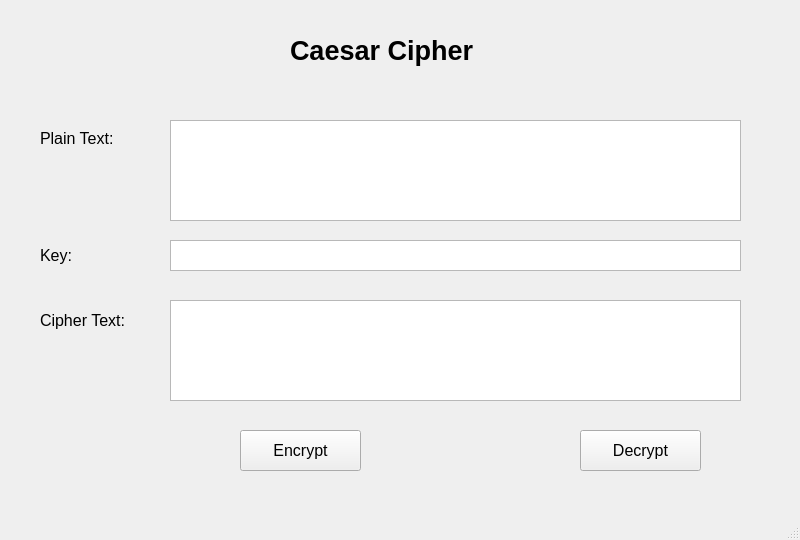
<?xml version="1.0" encoding="UTF-8"?>
<ui version="4.0">
 <class>MainWindow</class>
 <widget class="QMainWindow" name="MainWindow">
  <property name="geometry">
   <rect>
    <x>0</x>
    <y>0</y>
    <width>800</width>
    <height>540</height>
   </rect>
  </property>
  <property name="windowTitle">
   <string>MainWindow</string>
  </property>
  <widget class="QWidget" name="centralwidget">
   <widget class="QLabel" name="label">
    <property name="geometry">
     <rect>
      <x>290</x>
      <y>10</y>
      <width>241</width>
      <height>81</height>
     </rect>
    </property>
    <property name="font">
     <font>
      <pointsize>20</pointsize>
      <weight>75</weight>
      <bold>true</bold>
     </font>
    </property>
    <property name="text">
     <string>Caesar Cipher</string>
    </property>
   </widget>
   <widget class="QLabel" name="label_2">
    <property name="geometry">
     <rect>
      <x>40</x>
      <y>130</y>
      <width>101</width>
      <height>16</height>
     </rect>
    </property>
    <property name="font">
     <font>
      <pointsize>12</pointsize>
     </font>
    </property>
    <property name="text">
     <string>Plain Text:</string>
    </property>
   </widget>
   <widget class="QLabel" name="label_3">
    <property name="geometry">
     <rect>
      <x>40</x>
      <y>240</y>
      <width>101</width>
      <height>31</height>
     </rect>
    </property>
    <property name="font">
     <font>
      <pointsize>12</pointsize>
     </font>
    </property>
    <property name="text">
     <string>Key:</string>
    </property>
   </widget>
   <widget class="QLabel" name="label_4">
    <property name="geometry">
     <rect>
      <x>40</x>
      <y>300</y>
      <width>121</width>
      <height>41</height>
     </rect>
    </property>
    <property name="font">
     <font>
      <pointsize>12</pointsize>
     </font>
    </property>
    <property name="text">
     <string>Cipher Text:</string>
    </property>
   </widget>
   <widget class="QPlainTextEdit" name="plainTextEdit">
    <property name="geometry">
     <rect>
      <x>170</x>
      <y>120</y>
      <width>571</width>
      <height>101</height>
     </rect>
    </property>
    <property name="font">
     <font>
      <pointsize>12</pointsize>
     </font>
    </property>
   </widget>
   <widget class="QPlainTextEdit" name="plainTextEdit_2">
    <property name="geometry">
     <rect>
      <x>170</x>
      <y>240</y>
      <width>571</width>
      <height>31</height>
     </rect>
    </property>
    <property name="font">
     <font>
      <pointsize>12</pointsize>
     </font>
    </property>
   </widget>
   <widget class="QPlainTextEdit" name="plainTextEdit_3">
    <property name="geometry">
     <rect>
      <x>170</x>
      <y>300</y>
      <width>571</width>
      <height>101</height>
     </rect>
    </property>
    <property name="font">
     <font>
      <pointsize>12</pointsize>
     </font>
    </property>
   </widget>
   <widget class="QPushButton" name="pushButton">
    <property name="geometry">
     <rect>
      <x>240</x>
      <y>430</y>
      <width>121</width>
      <height>41</height>
     </rect>
    </property>
    <property name="font">
     <font>
      <pointsize>12</pointsize>
     </font>
    </property>
    <property name="text">
     <string>Encrypt</string>
    </property>
   </widget>
   <widget class="QPushButton" name="pushButton_2">
    <property name="geometry">
     <rect>
      <x>580</x>
      <y>430</y>
      <width>121</width>
      <height>41</height>
     </rect>
    </property>
    <property name="font">
     <font>
      <pointsize>12</pointsize>
     </font>
    </property>
    <property name="text">
     <string>Decrypt</string>
    </property>
   </widget>
  </widget>
  <widget class="QMenuBar" name="menubar">
   <property name="geometry">
    <rect>
     <x>0</x>
     <y>0</y>
     <width>800</width>
     <height>26</height>
    </rect>
   </property>
  </widget>
  <widget class="QStatusBar" name="statusbar"/>
 </widget>
 <resources/>
 <connections/>
</ui>
